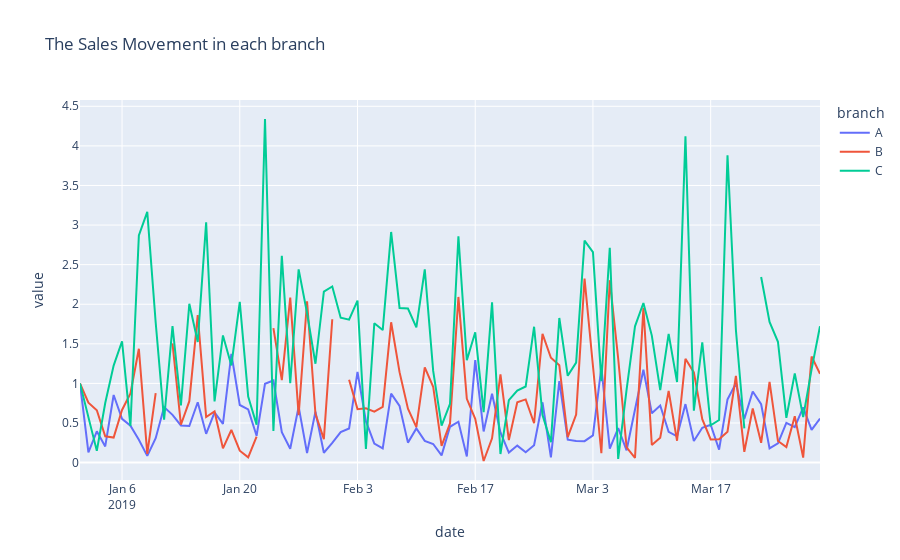

Notebook source saved alongside this figure:
### Code cell
px.line(data_frame=norm,title='The Sales Movement in each branch')
